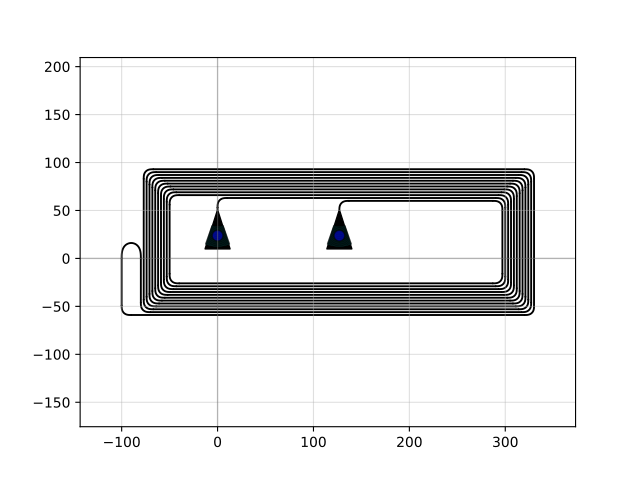

This chart was generated by the following Python code:
import gdsfactory as gf

c = gf.components.add_grating_couplers_with_loopback_fiber_array(grating_separation=127.0, gc_port_name='o1', gc_rotation=-90, straight_separation=5.0, layer_label=[200, 0], with_loopback=False, nlabels_loopback=2, loopback_yspacing=4.0)
c.plot()
